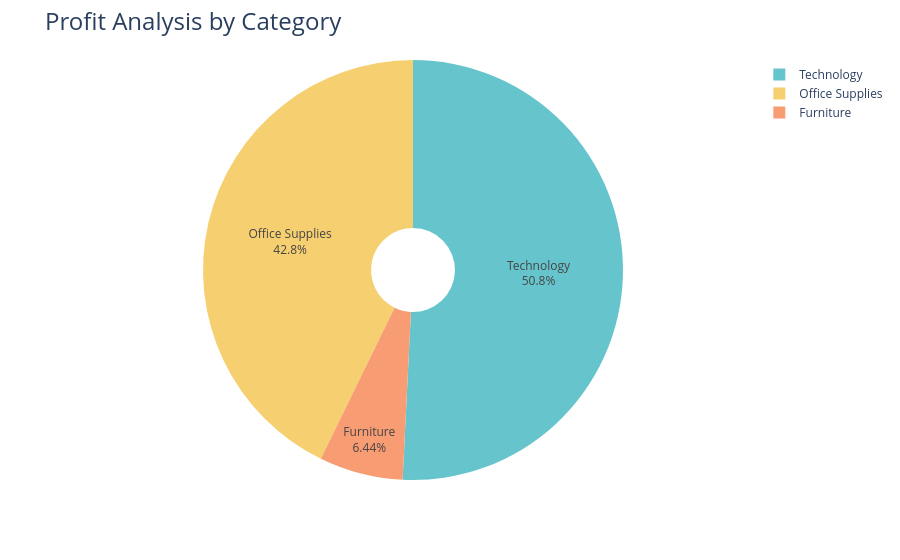

The notebook cell this image was saved under:
### Code cell
fig = px.pie(profit_by_category, values='Profit', names='Category',hole=0.2, 
             color_discrete_sequence=px.colors.qualitative.Pastel)
fig.update_traces(textposition='inside', textinfo='percent+label')
fig.update_layout(title_text='Profit Analysis by Category', title_font=dict(size=24))
fig.show()

### Figure 1 — Plotly figure (JSON) as saved in the notebook; plotly's stock layout.template omitted (floating-point values rounded to 4 significant figures)
{"data": [{"domain": {"x": [0, 1], "y": [0, 1]}, "hole": 0.2, "hovertemplate": "Category=%{label}<br>Profit=%{value}<extra></extra>", "labels": ["Furniture", "Office Supplies", "Technology"], "legendgroup": "", "name": "", "showlegend": true, "textinfo": "percent+label", "textposition": "inside", "type": "pie", "values": [18450.0, 122500.0, 145500.0]}], "layout": {"legend": {"tracegroupgap": 0}, "margin": {"t": 60}, "piecolorway": ["rgb(102, 197, 204)", "rgb(246, 207, 113)", "rgb(248, 156, 116)", "rgb(220, 176, 242)", "rgb(135, 197, 95)", "rgb(158, 185, 243)", "rgb(254, 136, 177)", "rgb(201, 219, 116)", "rgb(139, 224, 164)", "rgb(180, 151, 231)", "rgb(179, 179, 179)"], "title": {"font": {"size": 24}, "text": "Profit Analysis by Category"}}}
